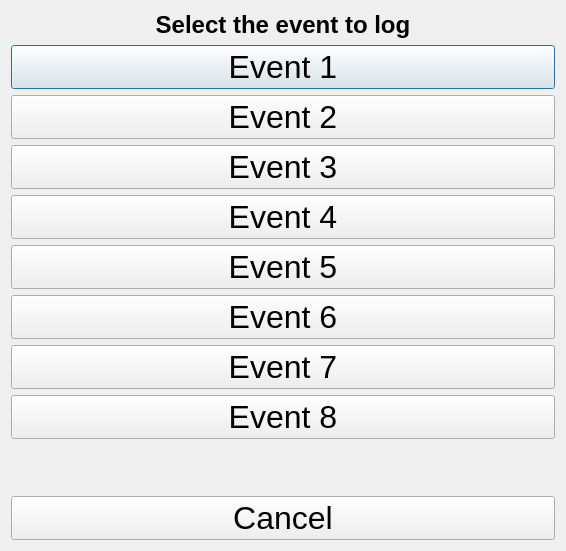
<?xml version="1.0" encoding="UTF-8"?>
<ui version="4.0">
 <class>EventLauncher</class>
 <widget class="QDialog" name="EventLauncher">
  <property name="geometry">
   <rect>
    <x>0</x>
    <y>0</y>
    <width>566</width>
    <height>551</height>
   </rect>
  </property>
  <property name="windowTitle">
   <string>Event Launcher</string>
  </property>
  <layout class="QVBoxLayout" name="verticalLayout">
   <item>
    <widget class="QLabel" name="label">
     <property name="font">
      <font>
       <pointsize>18</pointsize>
       <weight>75</weight>
       <bold>true</bold>
      </font>
     </property>
     <property name="text">
      <string>Select the event to log</string>
     </property>
     <property name="alignment">
      <set>Qt::AlignCenter</set>
     </property>
    </widget>
   </item>
   <item>
    <widget class="QPushButton" name="pbEvent1">
     <property name="font">
      <font>
       <pointsize>24</pointsize>
      </font>
     </property>
     <property name="text">
      <string>Event 1</string>
     </property>
    </widget>
   </item>
   <item>
    <widget class="QPushButton" name="pbEvent2">
     <property name="font">
      <font>
       <pointsize>24</pointsize>
      </font>
     </property>
     <property name="text">
      <string>Event 2</string>
     </property>
    </widget>
   </item>
   <item>
    <widget class="QPushButton" name="pbEvent3">
     <property name="font">
      <font>
       <pointsize>24</pointsize>
      </font>
     </property>
     <property name="text">
      <string>Event 3</string>
     </property>
    </widget>
   </item>
   <item>
    <widget class="QPushButton" name="pbEvent4">
     <property name="font">
      <font>
       <pointsize>24</pointsize>
      </font>
     </property>
     <property name="text">
      <string>Event 4</string>
     </property>
    </widget>
   </item>
   <item>
    <widget class="QPushButton" name="pbEvent5">
     <property name="font">
      <font>
       <pointsize>24</pointsize>
      </font>
     </property>
     <property name="text">
      <string>Event 5</string>
     </property>
    </widget>
   </item>
   <item>
    <widget class="QPushButton" name="pbEvent6">
     <property name="font">
      <font>
       <pointsize>24</pointsize>
      </font>
     </property>
     <property name="text">
      <string>Event 6</string>
     </property>
    </widget>
   </item>
   <item>
    <widget class="QPushButton" name="pbEvent7">
     <property name="font">
      <font>
       <pointsize>24</pointsize>
      </font>
     </property>
     <property name="text">
      <string>Event 7</string>
     </property>
    </widget>
   </item>
   <item>
    <widget class="QPushButton" name="pbEvent8">
     <property name="font">
      <font>
       <pointsize>24</pointsize>
      </font>
     </property>
     <property name="text">
      <string>Event 8</string>
     </property>
    </widget>
   </item>
   <item>
    <spacer name="verticalSpacer">
     <property name="orientation">
      <enum>Qt::Vertical</enum>
     </property>
     <property name="sizeHint" stdset="0">
      <size>
       <width>20</width>
       <height>40</height>
      </size>
     </property>
    </spacer>
   </item>
   <item>
    <widget class="QPushButton" name="pbCancel">
     <property name="font">
      <font>
       <pointsize>24</pointsize>
      </font>
     </property>
     <property name="text">
      <string>Cancel</string>
     </property>
    </widget>
   </item>
  </layout>
 </widget>
 <resources/>
 <connections/>
</ui>
